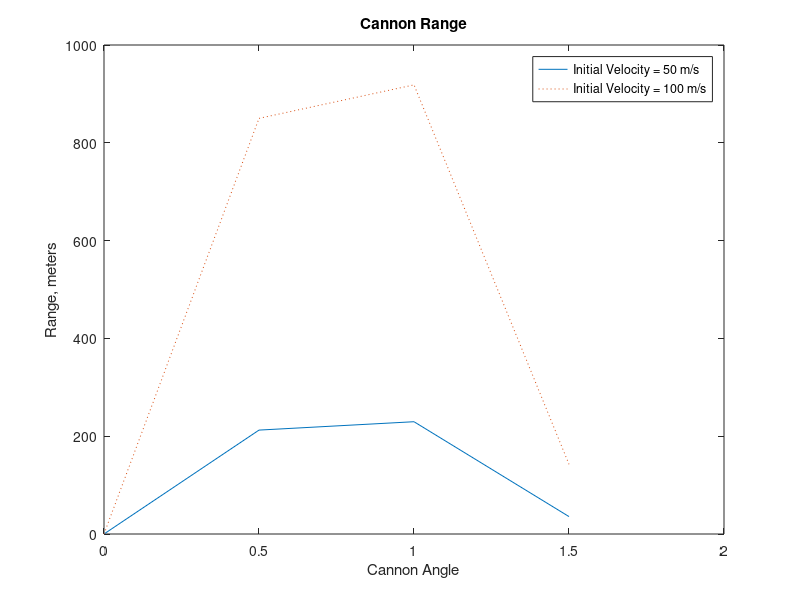

Source code (MATLAB):
% Example 5.2
% The program calculates the range of a ballistic projectile
% Define the constants
g = 9.9;
v1 = 50;
v2 = 100;
% Define the angle vector
angle = 0:0.5:pi/2;
% Calculate the range
R1 = v1^2/g*sin(2*angle);
R2 = v2^2/g*sin(2*angle);
%Plot the results
plot(angle, R1, angle, R2, ':')
title('Cannon Range')
xlabel('Cannon Angle')
ylabel('Range, meters')
legend('Initial Velocity = 50 m/s', 'Initial Velocity = 100 m/s')
